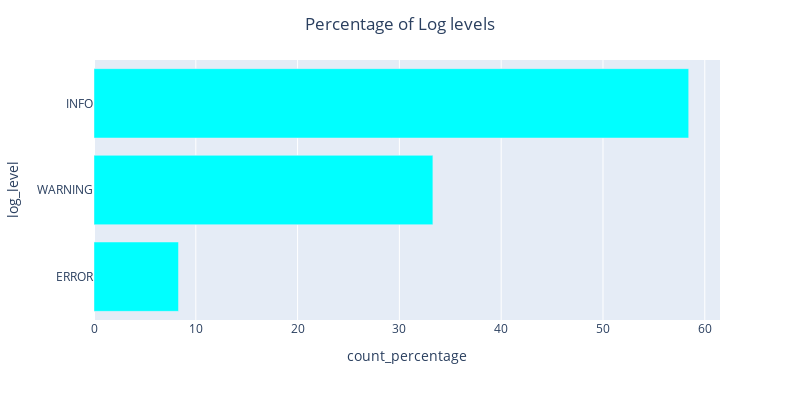

Write notebook code for a chart like this one.
### Markdown cell above
The ` count_percentage_plot_by_column(column_name, given_title, color_name='aqua', vertical=True)` function generates a bar plot using Plotly Express to visualize the count percentage of unique values in a specified column of a DataFrame. It calculates the count percentage for each unique value, creates a DataFrame with the values and count percentages, and plots a bar chart with either vertical or horizontal orientation based on the vertical parameter. The plot's title, color, and dimensions are customized, and the resulting plot is displayed.

### Code cell
count_percentage_plot_by_column('log_level','Percentage of Log levels','aqua',False)

### Figure 1 — Plotly figure (JSON) as saved in the notebook; plotly's stock layout.template omitted (floating-point values rounded to 4 significant figures)
{"data": [{"alignmentgroup": "True", "hovertemplate": "count_percentage=%{x}<br>log_level=%{y}<extra></extra>", "legendgroup": "", "marker": {"color": "aqua", "pattern": {"shape": ""}}, "name": "", "offsetgroup": "", "orientation": "h", "showlegend": false, "textposition": "auto", "type": "bar", "x": [8.3, 33.29, 58.42], "xaxis": "x", "y": ["ERROR", "WARNING", "INFO"], "yaxis": "y"}], "layout": {"autosize": false, "barmode": "relative", "height": 400, "legend": {"tracegroupgap": 0}, "margin": {"t": 60}, "title": {"text": "Percentage of Log levels", "x": 0.5}, "width": 800, "xaxis": {"anchor": "y", "domain": [0, 1], "title": {"text": "count_percentage"}}, "yaxis": {"anchor": "x", "domain": [0, 1], "title": {"text": "log_level"}}}}
